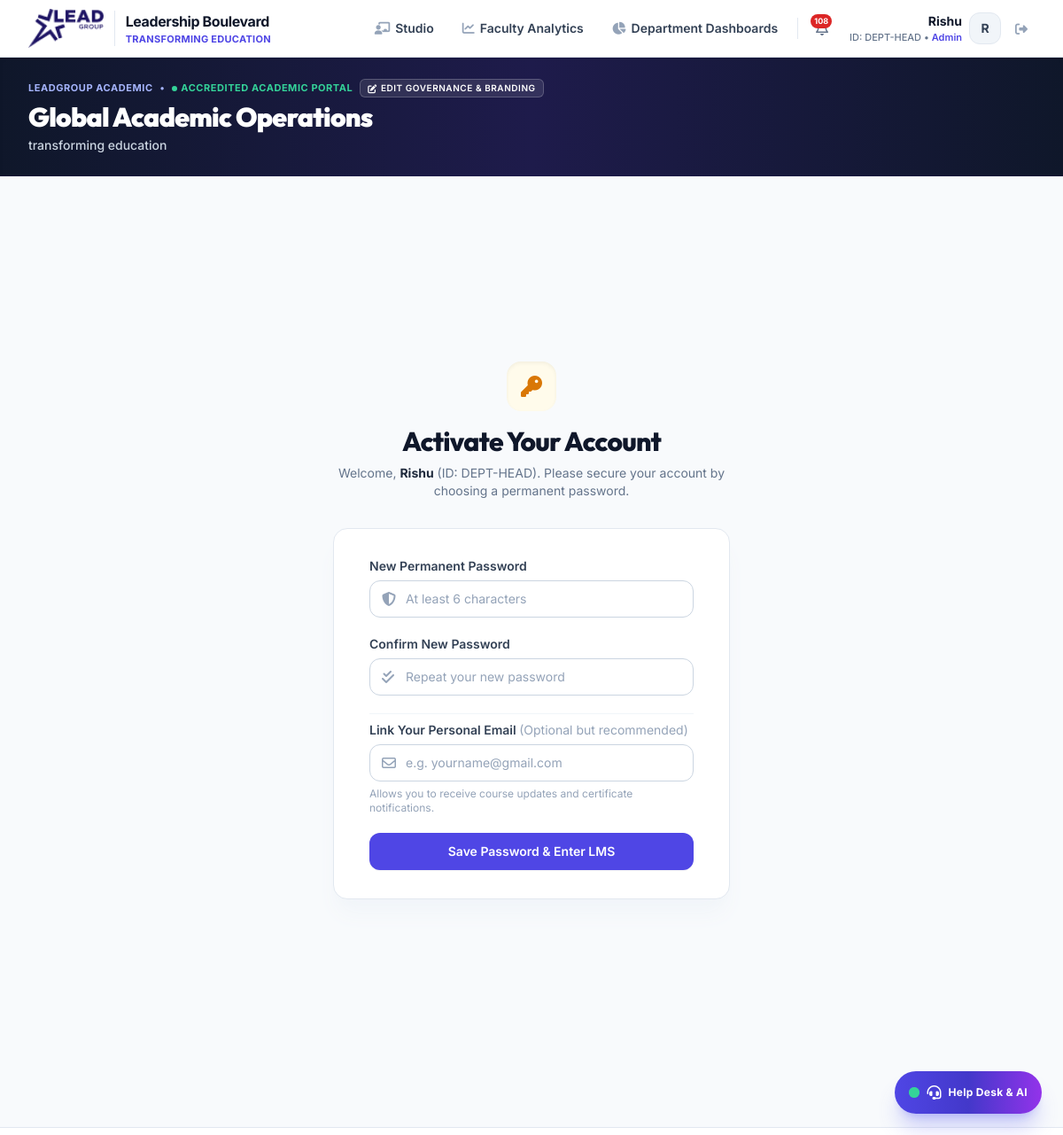
The page /setup-account (signed in) on the database its author committed.
### tables this page shows
CREATE TABLE users (
            id INTEGER PRIMARY KEY AUTOINCREMENT,
            user_id TEXT UNIQUE NOT NULL,               -- e.g. "CS2026-001" or "T-JOHN"
            full_name TEXT NOT NULL,
            department TEXT NOT NULL,                  -- e.g. "Computer Science"
            email TEXT UNIQUE,                         -- Can be NULL initially
            password_hash TEXT NOT NULL,
            role TEXT NOT NULL DEFAULT 'student',      -- 'student', 'teacher', 'department_admin'
            must_change_password INTEGER DEFAULT 1,    -- 1 = must reset on first login
            created_at TIMESTAMP DEFAULT CURRENT_TIMESTAMP
        , guardian_name TEXT, school_name TEXT, udise_code TEXT, block TEXT, district TEXT, state TEXT, pincode TEXT, last_active_at TIMESTAMP, normalized_name TEXT, normalized_guardian TEXT, designation TEXT, avatar_url TEXT, phone TEXT, bio TEXT);

CREATE TABLE system_settings (
            key TEXT PRIMARY KEY,
            value TEXT NOT NULL
        );

### app/routes/auth_routes.py (the view)
@router.get("/setup-account", response_class=HTMLResponse)
async def setup_account_page(request: Request):
    user = get_current_user(request)
    if not user:
        return RedirectResponse(url="/login", status_code=303)
    return templates.TemplateResponse("setup_account.html", {"request": request, "user": user, "error": None})

### app/templates/setup_account.html (shortened to what this page needs)
{% extends "base.html" %}
{% block content %}
<div class="min-h-[80vh] flex flex-col justify-center py-12 sm:px-6 lg:px-8">
    <div class="sm:mx-auto sm:w-full sm:max-w-md text-center">
        <div class="inline-flex items-center justify-center w-14 h-14 rounded-2xl bg-amber-50 text-amber-600 mb-4 shadow-inner">
            <i class="fa-solid fa-key text-2xl"></i>
        </div>
        <h2 class="text-3xl font-extrabold text-slate-900 tracking-tight">Activate Your Account</h2>
        <p class="mt-2 text-sm text-slate-500">
            Welcome, <strong class="text-slate-800">{{ user.full_name }}</strong> (ID: {{ user.user_id }}). Please secure your account by choosing a permanent password.
        </p>
    </div>
    <div class="mt-8 sm:mx-auto sm:w-full sm:max-w-md px-4 sm:px-0">
        <div class="bg-white py-8 px-6 shadow-xl shadow-slate-100 rounded-2xl border border-slate-200 sm:px-10">
            <form class="space-y-5" action="/setup-account" method="POST">
                <div>
                    <label for="new_password" class="block text-sm font-semibold text-slate-700">New Permanent Password</label>
                    <div class="mt-1.5 relative">
                        <div class="absolute inset-y-0 left-0 pl-3.5 flex items-center pointer-events-none text-slate-400">
                        </div>
                        <input id="new_password" name="new_password" type="password" required minlength="6" placeholder="At least 6 characters"
                            class="block w-full pl-10 pr-3 py-2.5 border border-slate-300 rounded-xl text-slate-900 placeholder-slate-400 focus:outline-none focus:ring-2 focus:ring-indigo-500 focus:border-indigo-500 text-sm">
                    </div>
                </div>
                <div>
                    <label for="confirm_password" class="block text-sm font-semibold text-slate-700">Confirm New Password</label>
                    <div class="mt-1.5 relative">
                        <div class="absolute inset-y-0 left-0 pl-3.5 flex items-center pointer-events-none text-slate-400">
                        </div>
                        <input id="confirm_password" name="confirm_password" type="password" required minlength="6" placeholder="Repeat your new password"
                            class="block w-full pl-10 pr-3 py-2.5 border border-slate-300 rounded-xl text-slate-900 placeholder-slate-400 focus:outline-none focus:ring-2 focus:ring-indigo-500 focus:border-indigo-500 text-sm">
                    </div>
                </div>
                <div class="pt-2 border-t border-slate-100">
                    <label for="email" class="block text-sm font-semibold text-slate-700">
                        Link Your Personal Email <span class="text-slate-400 font-normal">(Optional but recommended)</span>
                    </label>
                    <div class="mt-1.5 relative">
                        <div class="absolute inset-y-0 left-0 pl-3.5 flex items-center pointer-events-none text-slate-400">
                        </div>
                        <input id="email" name="email" type="email" placeholder="e.g. yourname@gmail.com"
                            class="block w-full pl-10 pr-3 py-2.5 border border-slate-300 rounded-xl text-slate-900 placeholder-slate-400 focus:outline-none focus:ring-2 focus:ring-indigo-500 focus:border-indigo-500 text-sm">
                    </div>
                    <p class="mt-1.5 text-xs text-slate-400">Allows you to receive course updates and certificate notifications.</p>
                </div>
                <div>
                    <button type="submit"
                        class="w-full flex justify-center py-2.5 px-4 border border-transparent rounded-xl shadow-sm text-sm font-semibold text-white bg-indigo-600 hover:bg-indigo-700 focus:outline-none focus:ring-2 focus:ring-offset-2 focus:ring-indigo-500 transition">
                        Save Password & Enter LMS
                    </button>
                </div>
            </form>
        </div>
    </div>
</div>
{% endblock %}

### app/templates/base.html (shortened to what this page needs)
<!DOCTYPE html>
<html lang="en">
<head>
    {% set brand = get_branding() %}
    <script src="https://cdn.tailwindcss.com"></script>
    <link rel="stylesheet" href="https://cdnjs.cloudflare.com/ajax/libs/font-awesome/6.4.0/css/all.min.css">
</head>
<body class="bg-slate-50 text-slate-800 min-h-screen flex flex-col antialiased">
    {% set brand = get_branding() %}
    <header class="bg-white border-b border-slate-200 sticky top-0 z-40 shadow-xs">
        <div class="max-w-7xl mx-auto px-4 sm:px-6 lg:px-8">
            <div class="flex justify-between h-16 items-center">
                <div class="flex items-center space-x-3">
                    <a href="/" class="flex items-center space-x-3 group">
                        <img src="/static/images/lead_group_logo.png" alt="LEAD Group" class="h-10 sm:h-11 max-w-[160px] object-contain drop-shadow-2xs">
                        <div class="border-l border-slate-200 pl-3">
                            <span class="text-sm sm:text-base font-bold text-slate-900 tracking-tight leading-tight block">Leadership Boulevard</span>
                            <span class="text-[10px] sm:text-[11px] block text-indigo-600 font-bold tracking-wide uppercase">transforming education</span>
                        </div>
                    </a>
                </div>
                <nav class="flex items-center space-x-2 sm:space-x-3">
                    {% if user %}
                        {% if user.role == 'teacher' %}
                            <a href="/teacher" class="text-xs sm:text-sm font-semibold text-slate-700 hover:text-indigo-600 px-2.5 py-1.5 rounded-lg hover:bg-slate-100 transition flex items-center gap-1.5">
                                <i class="fa-solid fa-chalkboard-user text-slate-400"></i>
                                <span>Teacher Studio</span>
                            </a>
                            <a href="/teacher/dashboard" class="text-xs sm:text-sm font-semibold text-slate-700 hover:text-indigo-600 px-2.5 py-1.5 rounded-lg hover:bg-slate-100 transition flex items-center gap-1.5">
                                <i class="fa-solid fa-chart-line text-slate-400"></i>
                                <span>Teacher Dashboard</span>
                            </a>
                        {% elif user.role in ['department_admin', 'dashboard_viewer'] %}
                            <a href="/teacher" class="text-xs sm:text-sm font-semibold text-slate-700 hover:text-indigo-600 px-2.5 py-1.5 rounded-lg hover:bg-slate-100 transition flex items-center gap-1.5">
                                <i class="fa-solid fa-chalkboard-user text-slate-400"></i>
                                <span>Studio</span>
                            </a>
                            <a href="/teacher/dashboard" class="text-xs sm:text-sm font-semibold text-slate-700 hover:text-indigo-600 px-2.5 py-1.5 rounded-lg hover:bg-slate-100 transition flex items-center gap-1.5">
                                <i class="fa-solid fa-chart-line text-slate-400"></i>
                                <span>Faculty Analytics</span>
                            </a>
                            <a href="/department" class="text-xs sm:text-sm font-semibold text-slate-700 hover:text-indigo-600 px-2.5 py-1.5 rounded-lg hover:bg-slate-100 transition flex items-center gap-1.5">
                                <i class="fa-solid fa-chart-pie text-slate-400"></i>
                                <span>Department Dashboards</span>
                            </a>
                        {% endif %}
                        <div class="relative">
                            <button onclick="toggleNotificationCenter()" id="notifBellBtn" title="Notifications"
                                class="relative text-slate-500 hover:text-indigo-600 p-2 rounded-xl hover:bg-slate-100 transition focus:outline-none">
                                <i class="fa-regular fa-bell text-base"></i>
                                <span id="notifUnreadBadge" class="hidden absolute top-1 right-1 min-w-[16px] h-4 px-1 rounded-full bg-red-600 text-white font-bold text-[9px] flex items-center justify-center">0</span>
                            </button>
                        </div>
                        <div class="flex items-center space-x-2 pl-1">
                            <a href="/profile" class="flex items-center space-x-2 hover:opacity-85 transition group" title="View Profile">
                                <div class="text-right hidden md:block">
                                    <p class="text-xs sm:text-sm font-bold text-slate-900 leading-tight group-hover:text-indigo-600 transition">{{ user.full_name }}</p>
                                    <p class="text-[11px] text-slate-500 font-medium">ID: {{ user.user_id }} &bull; <span class="capitalize font-semibold {% if user.role == 'department_admin' %}text-indigo-600{% elif user.role == 'teacher' %}text-sky-600{% elif user.role == 'dashboard_viewer' %}text-purple-600{% else %}text-slate-600{% endif %}">{{ user.designation or user.role.replace('_', ' ') }}</span></p>
                                </div>
                                {% if user.avatar_url %}
                                <img src="{{ user.avatar_url }}" alt="{{ user.full_name }}" class="w-8 h-8 sm:w-9 sm:h-9 rounded-xl object-cover border border-slate-200 group-hover:border-indigo-300 transition shadow-xs">
                                {% else %}
                                <div class="w-8 h-8 sm:w-9 sm:h-9 rounded-xl bg-slate-100 border border-slate-200 flex items-center justify-center font-bold text-slate-700 text-xs sm:text-sm group-hover:border-indigo-300 transition">
                                    {{ user.full_name[0] }}
                                </div>
                                {% endif %}
                            </a>
                            <a href="/logout" title="Sign Out" class="text-slate-400 hover:text-red-600 p-2 rounded-lg hover:bg-red-50 transition">
                                <i class="fa-solid fa-right-from-bracket text-sm"></i>
                            </a>
                        </div>
                    {% else %}
                        <a href="/login" class="inline-flex items-center px-4 py-2 text-xs sm:text-sm font-bold rounded-xl text-white theme-bg shadow-sm transition">
                            Sign In
                        </a>
                    {% endif %}
                </nav>
            </div>
        </div>
    </header>
    <div class="relative bg-gradient-to-r from-slate-900 via-indigo-950 to-slate-900 text-white overflow-hidden shadow-inner border-b border-indigo-950/40">
        <div class="relative z-10 max-w-7xl mx-auto px-4 sm:px-6 lg:px-8 py-5 sm:py-6">
            <div class="flex flex-col md:flex-row md:items-center md:justify-between gap-4">
                <div class="space-y-1 max-w-3xl">
                    <div class="flex items-center space-x-2 text-[11px] font-bold uppercase tracking-wider text-indigo-300">
                        <span>{{ brand.institution_name }}</span>
                        <span>&bull;</span>
                        <span class="text-emerald-400 flex items-center space-x-1">
                            <span class="w-1.5 h-1.5 rounded-full bg-emerald-400 animate-pulse"></span>
                            <span>{{ brand.accreditation_badge or 'Accredited Academic Portal' }}</span>
                        </span>
                        {% if user and user.role == 'department_admin' %}
                        <a href="/department?tab=governance" class="inline-flex items-center space-x-1 px-2 py-0.5 rounded-md bg-white/10 hover:bg-white/20 text-white text-[10px] font-semibold transition border border-white/20">
                            <i class="fa-solid fa-pen-to-square"></i>
                            <span>Edit Governance & Branding</span>
                        </a>
                        {% endif %}
                    </div>
                    <h1 class="text-xl sm:text-2xl md:text-3xl font-black tracking-tight text-white leading-tight">
                        {{ brand.department_name }}
                    </h1>
                    {% if brand.department_tagline %}
                    <p class="text-xs sm:text-sm text-slate-300 font-medium">
                        {{ brand.department_tagline }}
                    </p>
                    {% endif %}
                </div>
            </div>
        </div>
    </div>
    <main class="flex-1">
        {% block content %}{% endblock %}
    </main>
    <footer class="bg-white border-t border-slate-200 py-6 mt-12">
    </footer>
    {% if user %}
    <div id="lmsChatbotContainer" class="fixed bottom-6 right-6 z-50">
        <button onclick="toggleLmsChatbot()" id="chatbotToggleBtn"
            class="group flex items-center space-x-2 px-4 py-3 rounded-full bg-gradient-to-r from-indigo-600 via-indigo-700 to-purple-600 text-white shadow-xl shadow-indigo-500/30 hover:scale-105 active:scale-95 transition-all">
            <span class="relative flex h-3 w-3">
                <span class="relative inline-flex rounded-full h-3 w-3 bg-emerald-400"></span>
            </span>
            <i class="fa-solid fa-headset text-base"></i>
            <span class="text-xs font-bold tracking-wide">Help Desk & AI</span>
        </button>
    </div>
    {% endif %}
</body>
</html>

### rows shown on the page
users: full_name "Rishu", user_id "DEPT-HEAD", designation "Admin", full_name "R"
system_settings: institution_name "LEADGROUP ACADEMIC"
system_settings: value "ACCREDITED ACADEMIC PORTAL"
system_settings: department_name "Global Academic Operations"
system_settings: department_tagline "transforming education"
